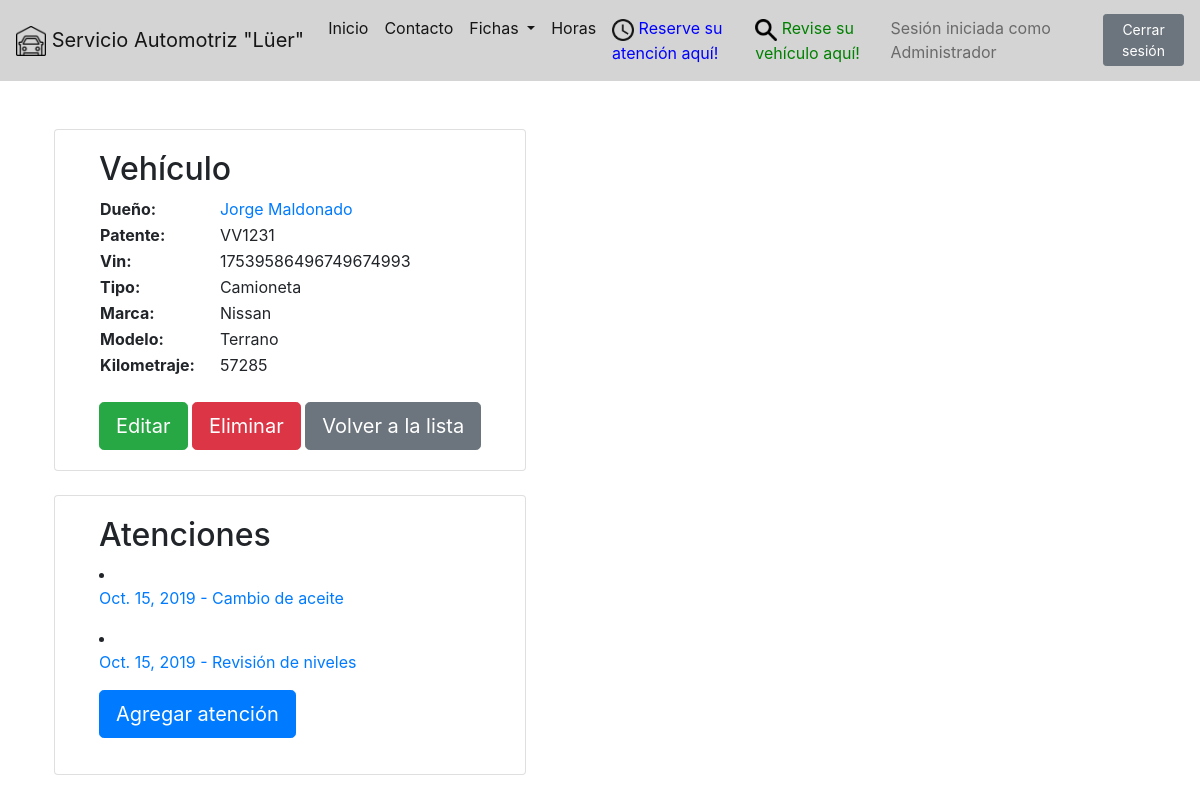
The app's page /fichas/vehiculos/4/ (signed in), older data.
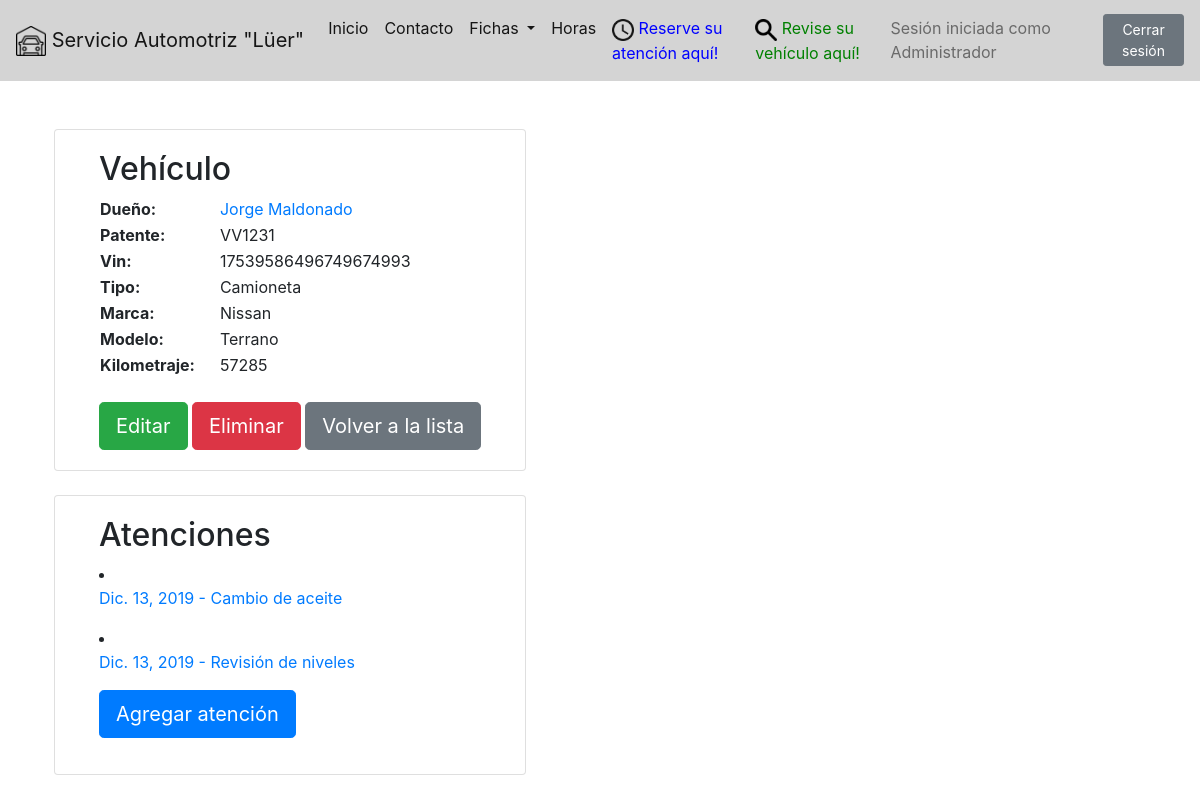
The same page, newer data.
### fichas/models.py (models this page shows, shortened)
class Atencion(models.Model):
	id_vehiculo		= models.ForeignKey('Vehiculo', on_delete=models.CASCADE, verbose_name='Vehículo')
	pin				= models.CharField(max_length=4, default=create_pin)
	estado			= models.BooleanField(default=True)
	fecha_entrada	= models.DateField()
	fecha_salida	= models.DateField(blank=True, null=True)
	hora_entrada	= models.TimeField(blank=True, null=True)
	hora_salida		= models.TimeField(blank=True, null=True)
	observaciones	= models.CharField(max_length=512)
	objects			= AtencionManager()

### fichas/views.py (the view)
# urls.py: path('vehiculos/<int:id>/', vehiculo_detail_view, name='vehiculo-detail'),
@login_required
def vehiculo_detail_view(request, id):
	obj = get_object_or_404(Vehiculo, id=id)
	atenciones = Atencion.objects.all().filter(id_vehiculo=id)
	context = {
		"object": obj,
		"atenciones_list": atenciones
	}
	return render(request, "vehiculos/vehiculo_detail.html", context)

### fichas/models.py (called while the page is built)
	def get_absolute_url(self):
		return reverse("fichas:cliente-detail", kwargs={"id": self.id})

	def get_queryset(self):
		return VehiculoQuerySet(self.model, using=self._db)

	def get_queryset(self):
		return AtencionQuerySet(self.model, using=self._db)

### fichas/templates/vehiculos/vehiculo_detail.html (shortened to what this page needs)
{% extends 'base.html' %}
{% block content %}
<div class="row">
	<div class="column px-4">
		<div class="card px-4 mb-4">
			<div class="card-body">
				<h2> Vehículo </h2>
				<table class="mb-4">
					<tr>
						<td><b>Dueño:</b></td>
						<td><a href = '{{ object.id_cliente.get_absolute_url }}' > {{ object.id_cliente.nombre }} </a></td>
					</tr>
					<tr>
						<td><b>Patente:</b></td>
						<td>{{ object.patente }}</td>
					</tr>
					<tr>
						<td><b>Vin:</b></td>
						<td>{{ object.vin }}</td>
					</tr>
					<tr>
						<td><b>Tipo:</b></td>
						<td>{{ object.tipo }}</td>
					</tr>
					<tr>
						<td><b>Marca:</b></td>
						<td>{{ object.marca }}</td>
					</tr>
					<tr>
						<td><b>Modelo:</b></td>
						<td>{{ object.modelo }}</td>
					</tr>
					<tr>
						<td class="pr-4"><b>Kilometraje:</b></td>
						<td>{{ object.kilometraje }}</td>
					</tr>
				</table>
				{% if user.is_staff %}
				<input type="button" class="btn btn-success btn-lg" onclick="location.href='./editar/';" value="Editar" />
				<input type="button" class="btn btn-danger btn-lg" onclick="location.href='./eliminar/';" value="Eliminar" />
				{% endif %}
				<input type="button" class="btn btn-secondary btn-lg" onclick="location.href='../';" value="Volver a la lista" />
			</div>
		</div>
		<div class="card px-4">
			<div class="card-body">
				<h2> Atenciones </h2>
				{% if atenciones_list %}
					{% for instance in atenciones_list %}
						<li>
							<p><a href='./atenciones/{{ instance.id }}'>{{ instance.fecha_entrada }} - {{ instance.observaciones }}</a></p>
						</li>
					{% endfor %}
				{% else %}
					<p>Este vehículo no tiene atenciones.</p>
				{% endif %}
				<p><input type="button" class="btn btn-primary btn-lg" onclick="location.href='./atenciones/crear/';" value="Agregar atención" /></p>
			</div>
		</div>
	</div>
	<div class="column px-4">
	</div>
</div>
{% endblock %}

Row changes from the older to the newer data that the page shows:
changed Atencion "Cambio de aceite": fecha_entrada "Oct. 15, 2019" → "Dic. 13, 2019"
changed Atencion "Revisión de niveles": fecha_entrada "Oct. 15, 2019" → "Dic. 13, 2019"
